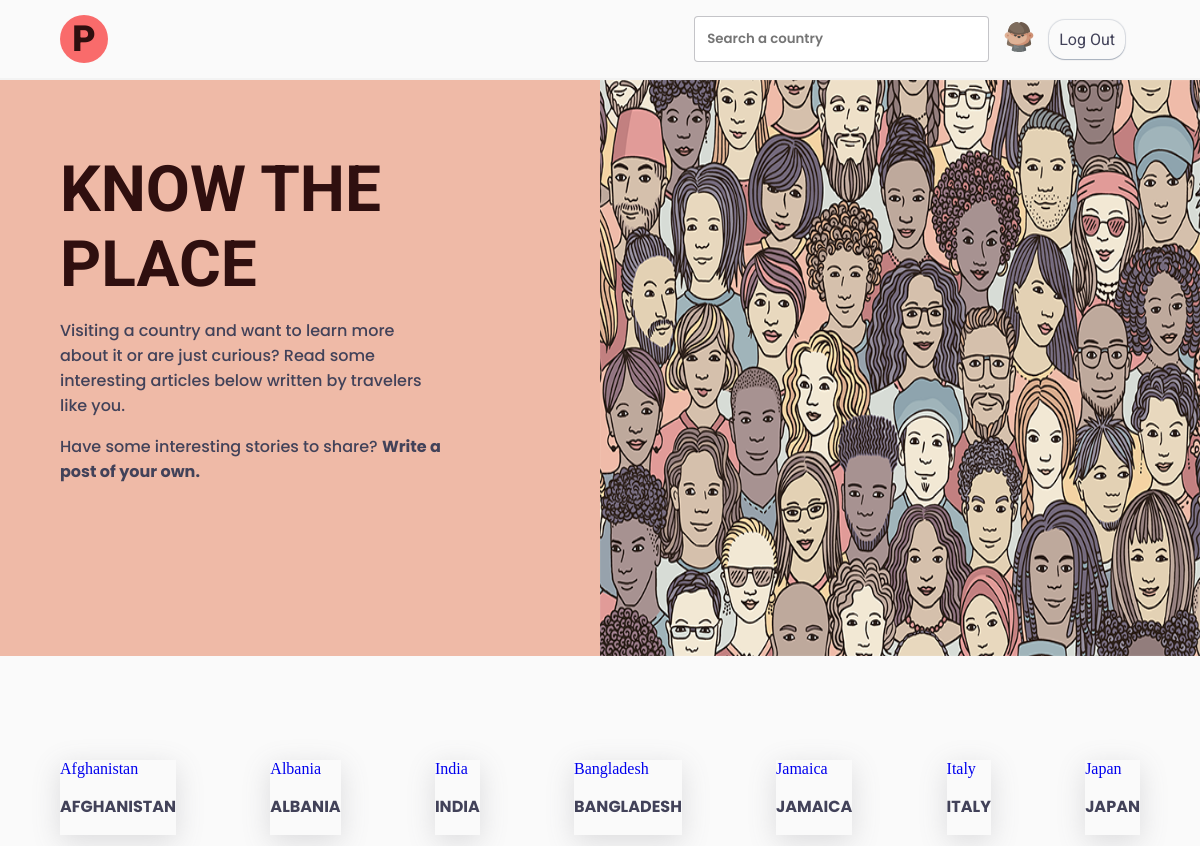
/ (signed in), run on the app's committed database.
### heritage/models.py (models this page shows, shortened)
class Posts(models.Model):
    title = models.CharField(max_length=64)
    content =  models.CharField(max_length=1920)
    country = models.CharField(max_length=64)
    timestamp = models.DateTimeField(auto_now=True)
    poster = models.ForeignKey(User, on_delete=models.CASCADE, related_name="poster")

### heritage/views.py (the view)
# urls.py: path("", views.index, name="index"),
def index(request):
    if request.method == "POST":
        list = List.list
        if request.POST["country"] in list:
            if not request.POST["title"] or request.POST["title"].isspace() or not request.POST["country"] or not request.POST["content"] or request.POST["content"].isspace():
                return HttpResponseNotFound("<h1> Error! All the fields are required to be filled ! </h1>")
            else:
                entry = Posts(poster = request.user, title = request.POST["title"], content = request.POST["content"], country = request.POST["country"])
                entry.save()
        else:
            return HttpResponseNotFound('<h1> The country does not exist! </h1>')
        return HttpResponseRedirect(reverse('index'))
    else:
        if request.GET.get("q"):
            return search(request)
        countries = Posts.objects.all().values_list('country', flat=True).distinct()
        return render(request, "heritage/index.html", {
            "countries" : countries,
        })

### heritage/models.py (called while the page is built)
    def __str__(self):
        return f"{self.username}"

### heritage/templates/heritage/index.html (shortened to what this page needs)
{% extends "heritage/layout.html" %}
{% load static %}
{% block body %}
<header class="header">
    <div class="header__info">
        <h1>KNOW THE PLACE</h1>
        <p>Visiting a country and want to learn more about it or are just curious?
            Read some interesting articles below written by travelers like you.
        </p>
        <p>
            Have some interesting stories to share?
            {% if user.is_authenticated %}
            <span> <a href="{%url 'newpage' %}">Write a post of your own.</a></span>
            {% else %}
            <span><a href="{% url 'login' %}">Write your own post.</a></span>
            {% endif %}
        </p>
    </div>
    <div class="header__img">
        <img src="{% static 'heritage/header-img.png' %}">
    </div>
</header>
<section class="countries">
    {% for country in countries %}
    <div class="countries__country">
        <a href="{% url 'country_page' country %}">
            <div class="countryName">
                {{country}}
            </div>
            <p>{{country}}</p>
        </a>
    </div>
    {% endfor %}
</section>
{% endblock %}

### heritage/static/heritage/styles.css (style rules this page uses)
:root { --roboto: "Roboto", sans-serif; --poppins: "Poppins", sans-serif; }
html { box-sizing: border-box; }
*, *::before, *::after { box-sizing: inherit; }
body { margin: 0; padding: 0; background-color: #fafafa; }
a, a:link, a:visited { text-decoration: none; }

### heritage/static/heritage/index.css (style rules this page uses)
.header { display: flex; }
.header__info { width: 50%; background-color: #efbaa7; padding: 6% 5% 0 5%; height: 72vh; }
.header__img { width: 50%; }
.header__info > h1 { font-family: var(--roboto); color: #2f0f0f; font-size: 64px; margin: 0; width: 80%; }
.header__info > p { font-family: var(--poppins); color: #424259; font-weight: 400; width: 80%; font-weight: 500; }
.header__info p span > a { font-weight: 700; color: #424259; }
.header__img > img { width: 100%; height: 72vh; }
.countries { display: flex; width: 90%; margin: 70px auto; justify-content: space-between; flex-wrap: wrap; }
.countries__country { margin: 30px 0; box-shadow: rgba(100, 100, 111, 0.2) 0px 7px 29px 0px; transition: 300ms ease-in-out; }
.countries__country a > p { font-family: var(--poppins); color: #424259; text-transform: uppercase; font-weight: 700; text-align: center; }

### data on the page
Posts: country "Albania", country "ALBANIA"
Posts: country "Bangladesh", country "BANGLADESH"
Posts: country "Italy", country "ITALY"
Posts: country "Japan", country "JAPAN"

### other printed values
{{ country }} "Afghanistan" "India" "Jamaica"
{{ country }} "AFGHANISTAN" "INDIA" "JAMAICA"
